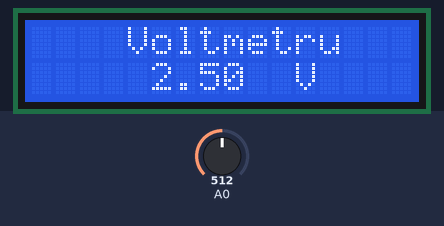
The sketch below on a simulated Arduino Uno, built with avr-gcc and run on an emulated ATmega328P. Parts: 16×2 character LCD. The test bench sets the inputs (shaded band); at power-on: A0 = 512. What the sketch prints to the serial monitor is not drawn.

Above: at 2.2 s.
2.3 s: A0 set to 716
At 3.6 s:
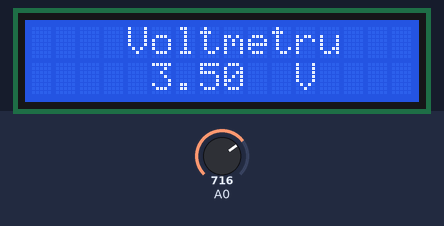
5.3 s: A0 set to 900
At 6.1 s:
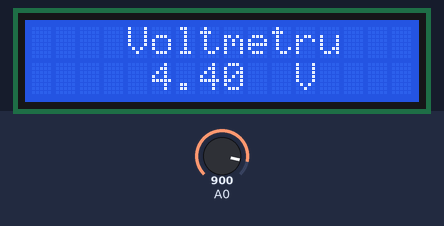
8.3 s: A0 set to 1023
At 9.7 s:
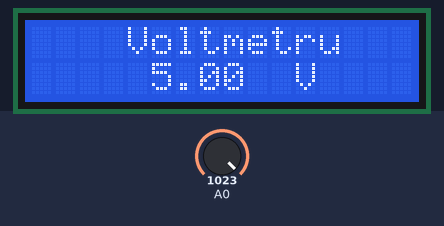
11.3 s: A0 set to 511
At 12.2 s:
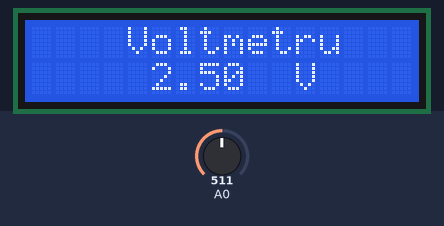
Timing chart, 0 to 14.3 s (numbered marks = the images above; inputs shaded):
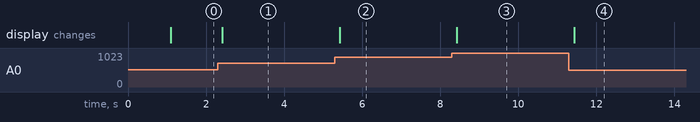

Measured:
- after the input at 2.3 s, the display: changes after 0.12 s (image 1)
- after the input at 5.3 s, the display: changes after 0.13 s (image 2)
- after the input at 8.3 s, the display: changes after 0.13 s (image 3)
- after the input at 11.3 s, the display: changes after 0.14 s (image 4)

The sketch:

Teste_LCD_I2C_t2.ino
```cpp
//#include <Wire.h>
//#include <LiquidCrystal_I2C.h>

#include <Wire.h>
#include <LiquidCrystal_PCF8574.h>

//LiquidCrystal_I2C lcd(0x27,20,4);  // set the LCD address to 0x27 for a 16 chars and 2 line display
LiquidCrystal_PCF8574 lcd(0x27);  // set the LCD address to 0x27 for a 16 chars and 2 line display

//int contor = 0;

void setup()
{
  Serial.begin(9600);
  // LCD
  Serial.println("LCD...");
  Wire.begin();
  Wire.beginTransmission(0x27);
  Serial.println("Check for LCD");
  int error = Wire.endTransmission();
  Serial.print("Error: ");
  Serial.print(error);
  if (error == 0) {
    Serial.println(": LCD found.");
    lcd.begin(16, 2); // initialize the lcd
    lcd.setBacklight(255);
    lcd.home();
    lcd.clear();
    lcd.print("Hello LCD");
    delay(1000);
  } else {
    Serial.println(": LCD not found.");
  } // if else
}


void loop()
{
  // read the input on analog pin 0:
  int sensorValue = analogRead(A0);
  // Convert the analog reading (which goes from 0 - 1023) to a voltage (0 - 5V):
  float voltage = sensorValue * (5.0 / 1023.0);
  // print out the value you read:
  Serial.println(voltage);
  lcd.clear();
  lcd.setCursor(4,0);  //coloana - linie
  lcd.print("Voltmetru");
  lcd.setCursor(5,1);  //coloana - linie
  lcd.print(voltage);
  lcd.setCursor(10,1);  //coloana - linie
  lcd.print(" V");

  delay(100);
}
```
